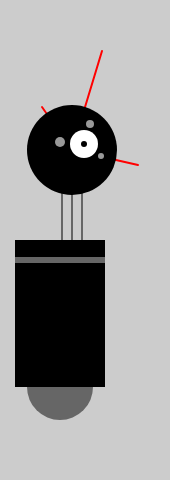
Frame 1 (no input)
Frame 60 (no input): identical to frame 1, image omitted
Frame 120 (the mouse pressed at the canvas centre since frame 60): identical to frame 1, image omitted

The p5.js sketch that drew this single still picture (run headless with seeded random() and noise() and a simulated clock; from frame 60 on, the mouse is pressed at the canvas centre):

// p5.js sketch
// ── sketch.js
//Variable coordenada X
var x = 60; 

//Variable coordenada Y
var y = 420;

//Variable altura del cuerpo
var bodyHeight = 180;

//Variable altura del cuello
var neckHeight = 45;

//Variable cabeza?
var radius = 45;

//Variable y del cuello
//Se pueden establecer variables que hagan operaciones con otras variables
var ny = y - bodyHeight - neckHeight - radius;

function setup() {
  createCanvas(170, 480);
  strokeWeight(2);
  ellipseMode(RADIUS);
}

function draw() {
  background(204);
  
  //Cuello
  stroke(102);
  line(x+2, y-bodyHeight, x+2, ny);
  line(x+12, y-bodyHeight, x+12, ny);
  line(x+22, y-bodyHeight, x+22, ny);
  
  //Antenas
  stroke('red');
  line(x+12, ny, x-18, ny-43);
  line(x+12, ny, x+42, ny-99);
  line(x+12, ny, x+78, ny+15);
    
  //Cuerpo
  noStroke();
  fill(102);
  ellipse(x,y-33,33,33);
  fill(0);
  rect(x-45,y-bodyHeight,90,bodyHeight-33);
  fill(102);
  rect(x-45,y-bodyHeight+17,90,6);
  
  //Cabeza
  fill(0);
  ellipse(x+12,ny,radius,radius);
  fill(255);
  ellipse(x+24,ny-6,14,14);
  fill(0);
  ellipse(x+24,ny-6,3,3);
  fill(153);
  ellipse(x,ny-8,5,5);
  ellipse(x+30,ny-26,4,4);
  ellipse(x+41,ny+6,3,3);
  
}
